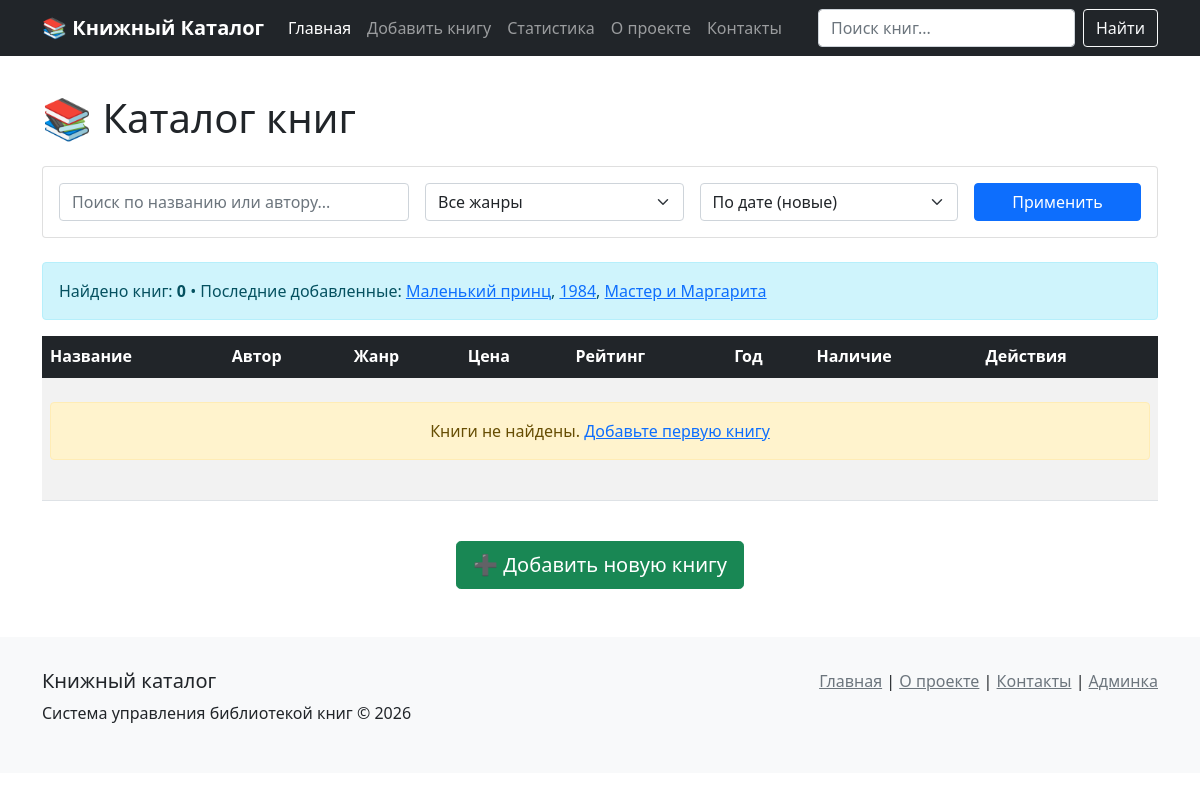
Page /?price_range=1000- on the committed database.
### book/models.py (models this page shows, shortened)
class Book(models.Model):
    GENRE_CHOICES = [
        ('FICTION', 'Художественная литература'),
        ('SCIFI', 'Научная фантастика'),
        ('FANTASY', 'Фэнтези'),
        ('CLASSIC', 'Классика'),
        ('DETECTIVE', 'Детектив'),
        ('ROMANCE', 'Роман'),
        ('HISTORY', 'Историческая'),
        ('PSYCHOLOGY', 'Психология'),
        ('PHILOSOPHY', 'Философия'),
        ('CHILDREN', 'Детская'),
        ('OTHER', 'Другое'),
    ]
    title = models.CharField(
        verbose_name='Название',
        max_length=255
    )
    author = models.CharField(
        verbose_name='Автор',
        max_length=255
    )
    genre = models.CharField(
        verbose_name='Жанр',
        max_length=50,
        choices=GENRE_CHOICES,
        default='FICTION'
    )
    short_description = models.TextField(
        verbose_name='Краткое описание',
        blank=True
    )
    reading_reason = models.TextField(
        verbose_name='Почему стоит прочитать',
        blank=True
    )
    rating = models.DecimalField(
        verbose_name='Рейтинг',
        max_digits=3,
        decimal_places=1,
        validators=[MinValueValidator(0.0), MaxValueValidator(10.0)],
        null=True,
        blank=True
    )
    price_rub = models.DecimalField(
        verbose_name='Цена (₽)',
        max_digits=10,
        decimal_places=2,
        validators=[MinValueValidator(0.0)],
        default=0.00
    )
    isbn = models.CharField(
        verbose_name='ISBN',
        max_length=13,
        blank=True,
        null=True,
        help_text='Международный стандартный книжный номер'
    )
    publication_year = models.PositiveIntegerField(
        verbose_name='Год издания',
        null=True,
        blank=True,
        validators=[MinValueValidator(1800), MaxValueValidator(2100)],
        help_text='Год первой публикации'
    )
    page_count = models.PositiveIntegerField(
        verbose_name='Количество страниц',
        null=True,
        blank=True,
        help_text='Объем книги в страницах'
    )
    cover_image = models.ImageField(
        verbose_name='Обложка книги',
        upload_to='book/covers/',
        null=True,
        blank=True,
        help_text='Изображение обложки'
    )
    is_available = models.BooleanField(
        verbose_name='В наличии',
        default=True
    )
    created_at = models.DateTimeField(
        verbose_name='Дата добавления',
        auto_now_add=True
    )
    updated_at = models.DateTimeField(
        verbose_name='Дата обновления',
        auto_now=True
    )
    class Meta:
        verbose_name = 'Книга'
        verbose_name_plural = 'Книги'
        ordering = ['-created_at']

### book/views.py (the view)
# urls.py: path('', views.BookListView.as_view(), name='book_list'),  # ← name='book_list'
class BookListView(ListView):
    model = Book
    template_name = 'book/book_list.html'
    context_object_name = 'books'
    paginate_by = 15
    def get_queryset(self):
        queryset = Book.objects.all()
        search = self.request.GET.get('search', '')
        genre = self.request.GET.get('genre', '')
        price_range = self.request.GET.get('price_range', '')
        sort_by = self.request.GET.get('sort_by', '-created_at')
        only_available = self.request.GET.get('only_available', 'on') == 'on'
        if only_available:
            queryset = queryset.filter(is_available=True)
        if search:
            queryset = queryset.filter(
                Q(title__icontains=search) |
                Q(author__icontains=search) |
                Q(short_description__icontains=search)
            )
        if genre:
            queryset = queryset.filter(genre=genre)
        if price_range:
            if price_range == '0-300':
                queryset = queryset.filter(price_rub__lt=300)
            elif price_range == '300-700':
                queryset = queryset.filter(price_rub__gte=300, price_rub__lt=700)
            elif price_range == '700-1000':
                queryset = queryset.filter(price_rub__gte=700, price_rub__lt=1000)
            elif price_range == '1000-':
                queryset = queryset.filter(price_rub__gte=1000)
        if sort_by in ['title', '-title', 'rating', '-rating', 'price_rub', '-price_rub',
                       'publication_year', '-publication_year', 'created_at', '-created_at']:
            queryset = queryset.order_by(sort_by)
        return queryset
    def get_context_data(self, **kwargs):
        context = super().get_context_data(**kwargs)
        context['filter_form'] = BookFilterForm(self.request.GET or None)
        queryset = self.get_queryset()
        context['total_books'] = queryset.count()
        context['recent_books'] = Book.objects.order_by('-created_at')[:5]
        context['top_rated'] = Book.objects.filter(rating__isnull=False).order_by('-rating')[:5]
        return context

### book/forms.py
class BookFilterForm(forms.Form):
    search = forms.CharField(required=False)
    genre = forms.ChoiceField(choices=[], required=False)
    sort_by = forms.ChoiceField(
        choices=[
            ('-created_at', 'По дате (новые)'),
            ('title', 'По названию (А-Я)'),
            ('-title', 'По названию (Я-А)'),
            ('-rating', 'По рейтингу'),
            ('-price_rub', 'По цене (дорогие)'),
            ('price_rub', 'По цене (дешевые)'),
        ],
        required=False
    )
    def __init__(self, *args, **kwargs):
        super().__init__(*args, **kwargs)
        self.fields['genre'].choices = [('', 'Все жанры')] + list(Book.GENRE_CHOICES)

### book/templates/book/book_list.html (shortened to what this page needs)
{% extends 'book/base.html' %}
{% block content %}
<h1 class="mb-4">📚 Каталог книг</h1>
<div class="card mb-4">
    <div class="card-body">
        <form method="get" class="row g-3">
            <div class="col-md-4">
                <input type="text" name="search" class="form-control"
                       placeholder="Поиск по названию или автору..."
                       value="{{ request.GET.search }}">
            </div>
            <div class="col-md-3">
                <select name="genre" class="form-select">
                    <option value="">Все жанры</option>
                </select>
            </div>
            <div class="col-md-3">
                <select name="sort_by" class="form-select">
                    <option value="-created_at" {% if request.GET.sort_by == '-created_at' %}selected{% endif %}>
                        По дате (новые)
                    </option>
                </select>
            </div>
            <div class="col-md-2">
                <button type="submit" class="btn btn-primary w-100">
                    Применить
                </button>
            </div>
        </form>
    </div>
</div>
<div class="alert alert-info">
    Найдено книг: <strong>{{ total_books }}</strong>
    {% if recent_books %}
    • Последние добавленные:
    {% for book in recent_books %}
    <a href="{% url 'book:book_detail' book.pk %}">{{ book.title }}</a>{% if not forloop.last %}, {% endif %}
    {% endfor %}
    {% endif %}
</div>
<div class="table-responsive">
    <table class="table table-striped table-hover">
        <thead class="table-dark">
            <tr>
                <th>Название</th>
                <th>Автор</th>
                <th>Жанр</th>
                <th>Цена</th>
                <th>Рейтинг</th>
                <th>Год</th>
                <th>Наличие</th>
                <th>Действия</th>
            </tr>
        </thead>
        <tbody>
            {% for book in books %}
            <tr>
                <td>
                    <strong>{{ book.title }}</strong>
                    {% if book.isbn %}
                    <br><small class="text-muted">ISBN: {{ book.isbn }}</small>
                    {% endif %}
                </td>
                <td>{{ book.author }}</td>
                <td>
                    <span class="badge bg-primary">
                        {{ book.get_genre_display }}
                    </span>
                </td>
                <td class="text-end">
                    <strong>{{ book.price_rub }} ₽</strong>
                </td>
                <td>
                    {% if book.rating %}
                    <div class="text-warning">
                        {% with ''|center:book.rating as range %}
                        {% for _ in range|slice:":5" %}★{% endfor %}
                        {% endwith %}
                        <small class="text-muted">({{ book.rating }})</small>
                    </div>
                    {% else %}
                    <span class="text-muted">—</span>
                    {% endif %}
                </td>
                <td>
                    {% if book.publication_year %}
                    {{ book.publication_year }}
                    {% else %}
                    <span class="text-muted">—</span>
                    {% endif %}
                </td>
                <td>
                    {% if book.is_available %}
                    <span class="badge bg-success">В наличии</span>
                    {% else %}
                    <span class="badge bg-danger">Нет</span>
                    {% endif %}
                </td>
                <td>
                    <div class="btn-group btn-group-sm">
                        <a href="{% url 'book:book_detail' book.pk %}"
                           class="btn btn-outline-primary" title="Просмотр">
                            👁️
                        </a>
                        <a href="{% url 'book:book_update' book.pk %}"
                           class="btn btn-outline-warning" title="Редактировать">
                            ✏️
                        </a>
                        <a href="{% url 'book:book_delete' book.pk %}"
                           class="btn btn-outline-danger" title="Удалить">
                            🗑️
                        </a>
                    </div>
                </td>
            </tr>
            {% empty %}
            <tr>
                <td colspan="8" class="text-center py-4">
                    <div class="alert alert-warning">
                        Книги не найдены.
                        <a href="{% url 'book:book_create' %}">Добавьте первую книгу</a>
                    </div>
                </td>
            </tr>
            {% endfor %}
        </tbody>
    </table>
</div>
<div class="mt-4 text-center">
    <a href="{% url 'book:book_create' %}" class="btn btn-success btn-lg">
        ➕ Добавить новую книгу
    </a>
</div>
{% endblock %}

### book/templates/book/base.html (style rules this page uses)
body { padding-top: 70px; }

### rows in the picture
Book: title "Маленький принц"
Book: title "1984"
Book: title "Мастер и Маргарита"

### other values in the picture
{{ total_books }} "0"
